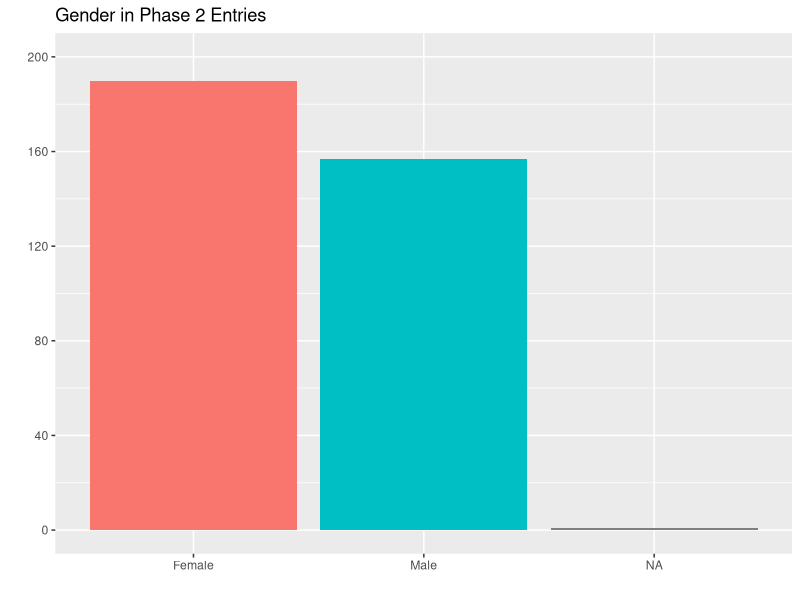
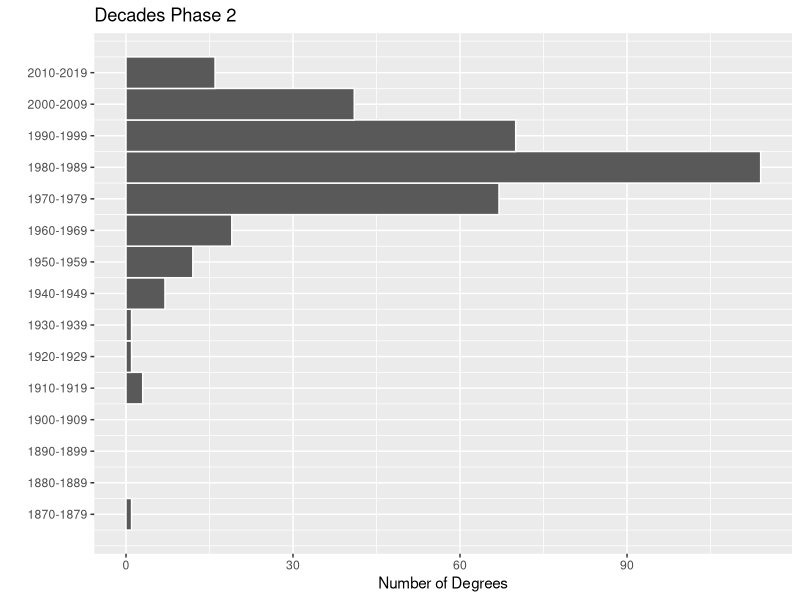
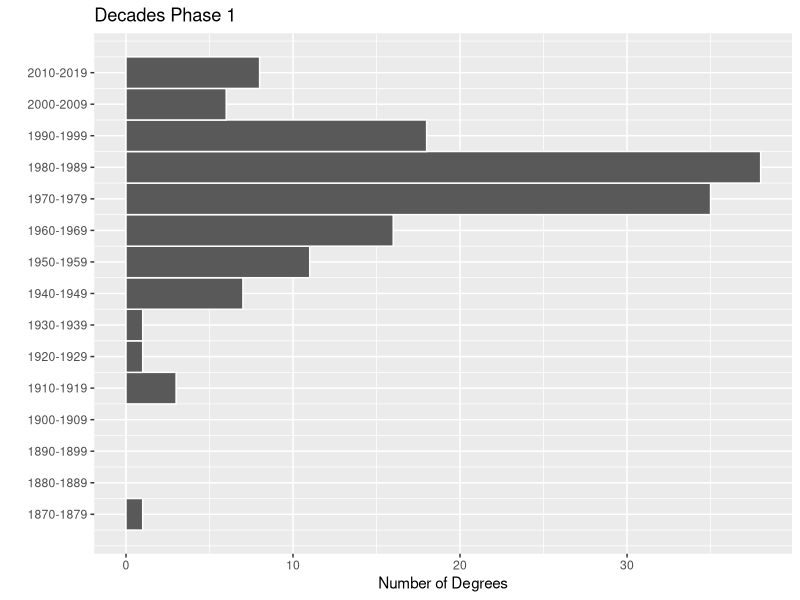
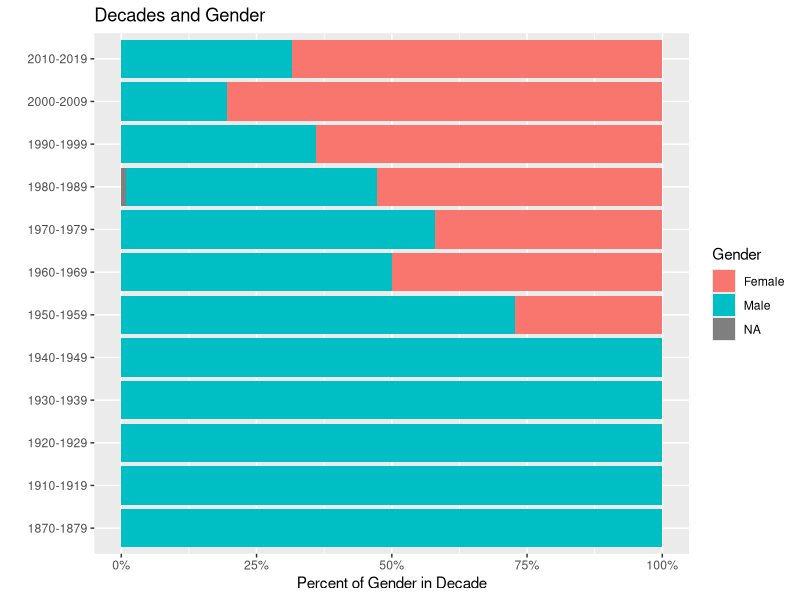
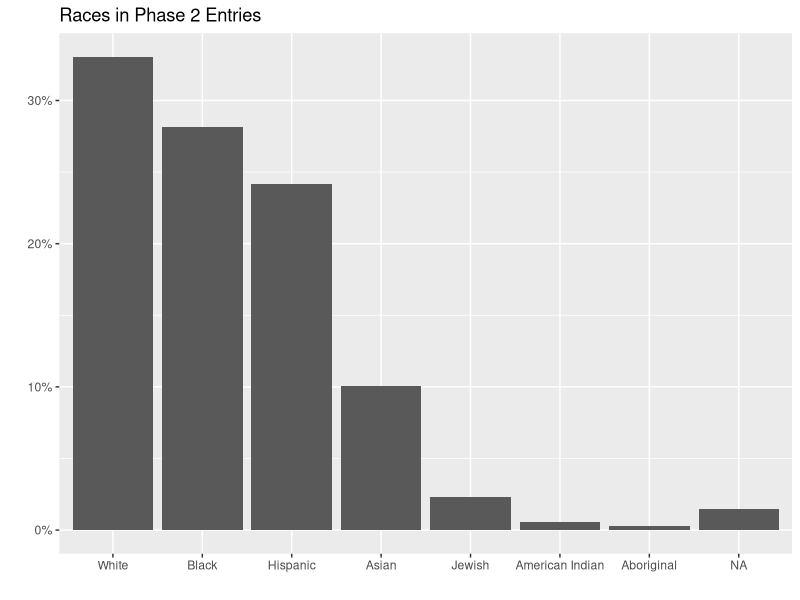
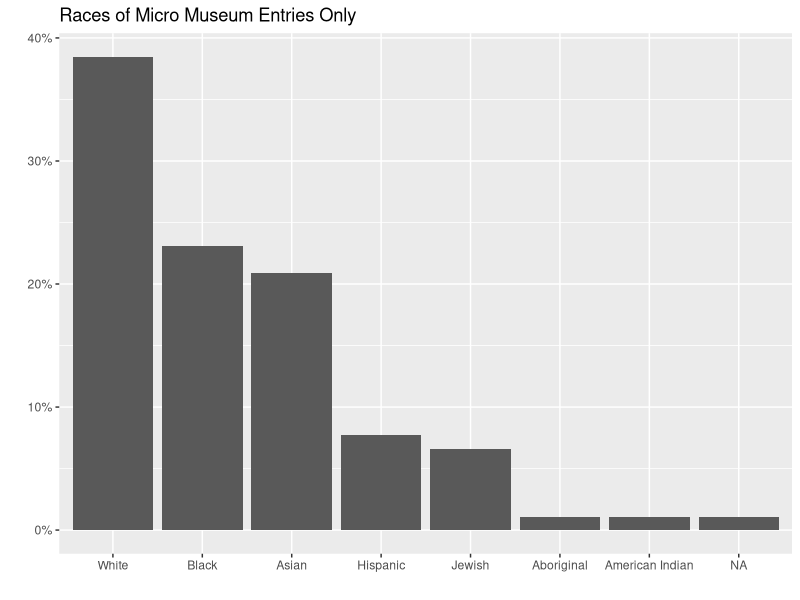
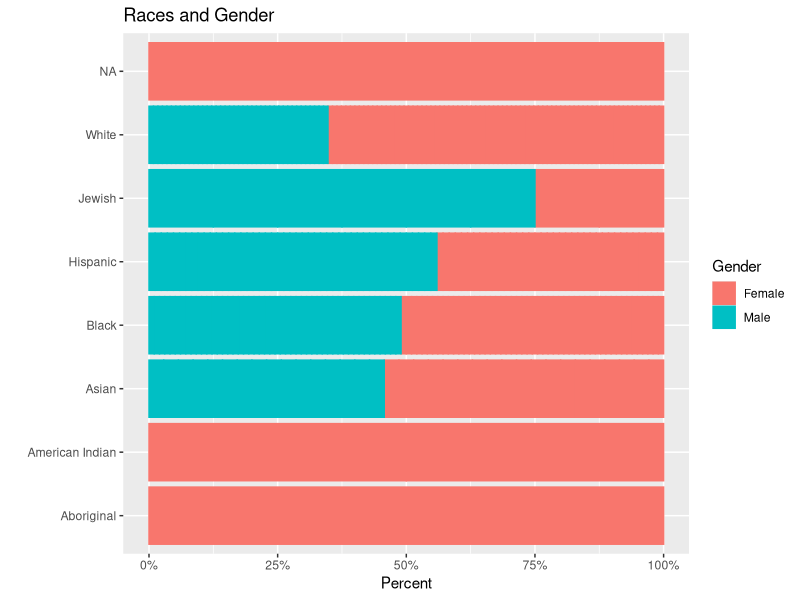
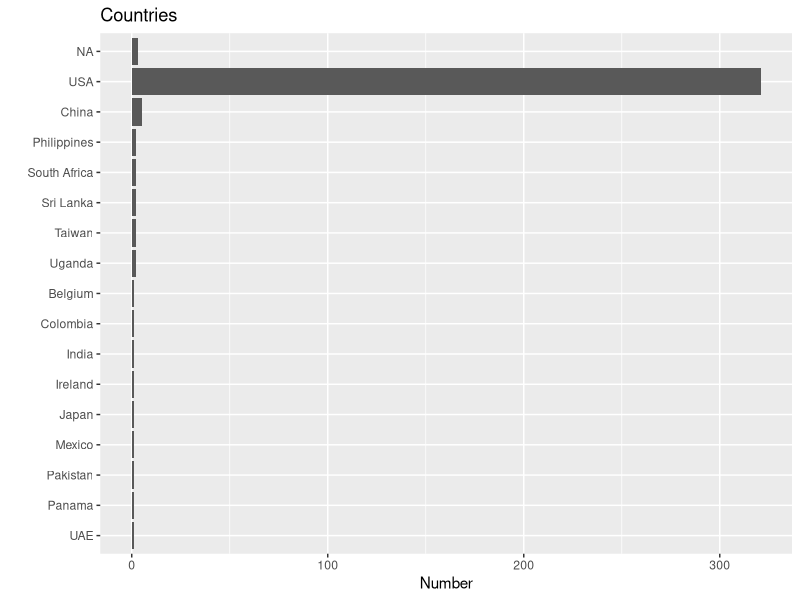

Here is the R script that generated these plots, in order:
## ---- chunk 1
knitr::opts_chunk$set(echo = FALSE)
library(tidyverse)
## ---- chunk 2
x <- read_csv("phase1b_airtable.csv", col_types = cols()) %>% 
  rename(name = `Name (Last, First)`, 
         degree = `HLS Degree(s)`,
         year = `Grad Date(s)`,
         category = `Position / Role`, 
         race = `Race`, 
         gender = `Gender`, 
         party = `Party`, 
         country = `Country`) %>% 
  select(name, degree, year, category, race, gender, party, country) %>% 
  drop_na(name)

y <- read_csv("phase1_airtable.csv", col_types = cols()) %>% 
  rename(name = `Name (Last, First)`, 
         degree = `HLS Degree(s)`,
         year = `Grad Date(s)`,
         category = `Position / Role`, 
         race = `Race`, 
         gender = `Gender`, 
         party = `Party`, 
         country = `Country`) %>% 
  select(name, degree, year, category, race, gender, party, country) %>% 
  drop_na(name)
## ---- chunk 3
x %>% 
  ggplot(aes(gender, fill = gender)) +
  geom_bar() +
  scale_y_continuous(breaks = seq(0, 200, 40), limits = c(0, 200)) +
  scale_fill_manual(limits = c("Male", "Female"), values = c("#00BFC4", "#F8766D")) +
  labs(title = "Gender in Phase 2 Entries", 
       x = "",
       y = "") +
  theme(legend.position = "none")
## ---- chunk 4
x %>% 
  separate_rows(year, sep = "\\s*/\\s*") %>% 
  mutate(year = str_replace_all(year, "[^0-9].*", "")) %>% 
  mutate(year = as.numeric(year)) %>% 
  ggplot(aes(y = year)) +
  geom_histogram(boundary = 1950, binwidth = 10, color = "white") +
  scale_y_continuous(breaks = seq(1875, 2015, 10),
                     labels = c("1870-1879", "1880-1889", "1890-1899", "1900-1909",
                                "1910-1919","1920-1929", "1930-1939", "1940-1949",
                                "1950-1959","1960-1969", "1970-1979", "1980-1989",
                                "1990-1999", "2000-2009", "2010-2019")) +
  labs(title = "Decades Phase 2",
       x = "Number of Degrees",
       y = "")

y %>% 
  separate_rows(year, sep = "\\s*/\\s*") %>% 
  mutate(year = str_replace_all(year, "[^0-9].*", "")) %>% 
  mutate(year = as.numeric(year)) %>% 
  ggplot(aes(y = year)) +
  geom_histogram(boundary = 1950, binwidth = 10, color = "white") +
  scale_y_continuous(breaks = seq(1875, 2015, 10),
                     labels = c("1870-1879", "1880-1889", "1890-1899", "1900-1909",
                                "1910-1919","1920-1929", "1930-1939", "1940-1949",
                                "1950-1959","1960-1969", "1970-1979", "1980-1989",
                                "1990-1999", "2000-2009", "2010-2019")) +
  labs(title = "Decades Phase 1",
       x = "Number of Degrees",
       y = "")
## ---- chunk 5
x %>%
  separate_rows(year, sep = "\\s*/\\s*") %>%
    mutate(year = str_replace_all(year, "[^0-9].*", "")) %>% 
  mutate(year = as.numeric(year)) %>%
  drop_na(year) %>% 
  mutate(decade = case_when(year >= 2010 & year <= 2019 ~ "2010-2019",
                            year >= 2000 & year <= 2009 ~ "2000-2009",
                            year >= 1990 & year <= 1999 ~ "1990-1999",
                            year >= 1980 & year <= 1989 ~ "1980-1989",
                            year >= 1970 & year <= 1979 ~ "1970-1979",
                            year >= 1960 & year <= 1969 ~ "1960-1969",
                            year >= 1950 & year <= 1969 ~ "1950-1959",
                            year >= 1940 & year <= 1949 ~ "1940-1949",
                            year >= 1930 & year <= 1939 ~ "1930-1939",
                            year >= 1920 & year <= 1929 ~ "1920-1929",
                            year >= 1910 & year <= 1919 ~ "1910-1919",
                            year >= 1870 & year <= 1879 ~ "1870-1879")) %>% 
  group_by(decade) %>% 
  mutate(total_in_decade = n()) %>% 
  mutate(percent_of_decade = 1 / total_in_decade) %>% 
  ggplot(aes(y = decade, x = percent_of_decade,  fill = gender, color =)) +
  geom_col() +
  scale_x_continuous(labels = scales::percent_format()) +
  labs(title = "Decades and Gender", 
       x = "Percent of Gender in Decade", 
       y = "", 
       fill = "Gender", 
       color = "Gender")
## ---- chunk 6
x %>% 
  mutate(race = case_when(str_detect(race, "Jewish") == TRUE ~ "Jewish",
                          str_detect(race, "Aboriginal") == TRUE ~ "Aboriginal",
                          str_detect(race, "Black") == TRUE ~ "Black",
                          str_detect(race, "Hispanic") == TRUE ~ "Hispanic",
                          str_detect(race, "Asian") == TRUE ~ "Asian",
                          str_detect(race, "American Indian") == TRUE ~ "American Indian",
                          str_detect(race, "White") == TRUE ~ "White")) %>%
  ggplot(aes(fct_infreq(race))) +
  geom_bar(aes(y = after_stat(count / sum(count)))) +
  labs(title = "Races in Phase 2 Entries",
       x = "",
       y = "") +
  scale_y_continuous(labels = scales::percent_format())

y %>% 
  mutate(race = case_when(str_detect(race, "Jewish") == TRUE ~ "Jewish",
                          str_detect(race, "Aboriginal") == TRUE ~ "Aboriginal",
                          str_detect(race, "Black") == TRUE ~ "Black", 
                          str_detect(race, "Hispanic") == TRUE ~ "Hispanic",
                          str_detect(race, "Asian") == TRUE ~ "Asian",
                          str_detect(race, "American Indian") == TRUE ~ "American Indian",
                          str_detect(race, "White") == TRUE ~ "White")) %>% 
  slice(1:91) %>%
  ggplot(aes(fct_infreq(race))) +
  geom_bar(aes(y = after_stat(count / sum(count)))) +
  labs(title = "Races of Micro Museum Entries Only",
       x = "",
       y = "") +
  scale_y_continuous(labels = scales::percent_format())
## ---- chunk 7
x %>% 
  drop_na(race) %>% 
  mutate(race = case_when(str_detect(race, "Jewish") == TRUE ~ "Jewish",
                          str_detect(race, "Aboriginal") == TRUE ~ "Aboriginal",
                          str_detect(race, "Black") == TRUE ~ "Black", 
                          str_detect(race, "White") == TRUE ~ "White",
                          str_detect(race, "Hispanic") == TRUE ~ "Hispanic",
                          str_detect(race, "Asian") == TRUE ~ "Asian",
                          str_detect(race, "American Indian") == TRUE ~ "American Indian")) %>% 
  group_by(race) %>% 
  mutate(total_in_race = n()) %>% 
  mutate(percent_of_race = 1 / total_in_race) %>% 
  mutate(test_sum = sum(percent_of_race)) %>% 
  ggplot(aes(x = percent_of_race, y = race, fill = gender, color = gender)) +
  geom_col() +
  scale_x_continuous(labels = scales::percent_format()) +
  labs(title = "Races and Gender", 
       x = "Percent", 
       y = "",
       fill = "Gender",
       color = "Gender")
## ---- chunk 8
x %>% 
  mutate(country = str_replace_all(country, ",.*", "")) %>% 
  ggplot(aes(y = fct_rev(fct_infreq(country)))) +
  geom_bar() +
  labs(title = "Countries", 
       x = "Number",
       y = "")
## ---- chunk 9
x %>% 
  separate_rows(party, sep = "\\s*,\\s*") %>% 
  mutate(party = str_replace_all(party, "Independent", "Independent (Irish)")) %>% 
  drop_na(party) %>% 
  ggplot(aes(y = party)) +
  geom_bar() +
  scale_y_discrete(limits = rev(c("D", "R", "I", "L", "Green", "Democratic Progressive Party",
                              "Independent (Irish)", "Kuomintang", "National Democratic Party of Tibet", 
                              "Popular Democratic", "Reform")),
                   labels = rev(c("Democrat", "Republican", "Independent", "Libretarian", 
                              "Green", "Democratic Progressive Party", "Independent (Irish)",
                              "Kuomintang", "National Democratic Party of Tibet", 
                              "Popular Democratic", "Reform"))) +
  labs(title = "Parties", 
       x = "Number", 
       y = "")
## ---- chunk 10
x %>% 
  separate_rows(party, sep = "\\s*,\\s*") %>% 
  drop_na(party) %>% 
  mutate(party = str_replace_all(party, "Independent", "Independent (Irish)")) %>%
  filter(party %in% c("D", "R", "I", "L")) %>% 
  group_by(party) %>% 
  mutate(total_in_party = n()) %>% 
  mutate(percent_of_party = 1 / total_in_party) %>% 
  ggplot(aes(percent_of_party, party, fill = gender, color = gender)) +
  geom_col() +
  scale_y_discrete(labels = c("Democrat", "Independent", "Libretarian", "Republican")) +
  scale_x_continuous(labels = scales::percent_format()) +
  labs(title = "Parties and Gender",
       x = "Percent", 
       y = "", 
       fill = "Gender",
       color = "Gender")
## ---- chunk 11
x %>% 
   mutate(race = case_when(str_detect(race, "Jewish") == TRUE ~ "Jewish",
                          str_detect(race, "Aboriginal") == TRUE ~ "Aboriginal",
                          str_detect(race, "Black") == TRUE ~ "Black", 
                          str_detect(race, "White") == TRUE ~ "White",
                          str_detect(race, "Hispanic") == TRUE ~ "Hispanic",
                          str_detect(race, "Asian") == TRUE ~ "Asian",
                          str_detect(race, "American Indian") == TRUE ~ "American Indian")) %>% 
  filter(race %in% c("Jewish", "Black", "White", "Hispanic", "Asian")) %>% 
  mutate(race = factor(race,
                       levels = c("Black", "Asian", "Hispanic", "Jewish", "White"))) %>% 
  separate_rows(party, sep = "\\s*,\\s*") %>% 
  drop_na(party) %>% 
  mutate(party = str_replace_all(party, "Independent", "Independent (Irish)")) %>%
  filter(party %in% c("D", "R", "I", "L")) %>% 
  group_by(party) %>% 
  mutate(total_in_party = n()) %>% 
  mutate(percent_of_party = 1 / total_in_party) %>% 
  ggplot(aes(percent_of_party, party, fill = race, color = race)) +
  geom_col() +
  scale_y_discrete(labels = c("Democrat", "Independent", "Libretarian", "Republican")) +
  scale_x_continuous(labels = scales::percent_format()) +
  scale_fill_manual(limits = c("Black", "Asian", "Hispanic", "Jewish", "White"),
                    values = c("black", "yellow2", "sienna", "steelblue3", "wheat")) +
  scale_color_manual(limits = c("Black", "Asian", "Hispanic", "Jewish", "White"),
                    values = c("black", "yellow2", "sienna", "steelblue3", "wheat")) +
  labs(title = "Parties and Race",
       x = "Percent", 
       y = "",
       fill = "Race",
       color = "Race")
## ---- chunk 12
x %>% 
  filter(is.na(category) == FALSE) %>% 
  separate_rows(category, sep = ",") %>% 
  ggplot(aes(y = fct_rev(fct_infreq(category)))) +
  geom_bar() +
  scale_x_continuous(breaks = seq(0, 120, 10)) +
  labs(title = "Roles in Phase 2 Entries", 
       x = "", 
       y = "")
## ---- chunk 13
x %>% 
  separate_rows(category, sep = ",") %>% 
  group_by(category) %>% 
  mutate(total_in_category = n()) %>% 
  filter(total_in_category > 1) %>% 
  mutate(percent_of_category = 1 / total_in_category) %>% 
  filter(is.na(category) == "FALSE") %>% 
  mutate(gender_as_number = if_else(gender == "Male", 1, 0)) %>% 
  mutate(percent_male_in_category = sum(gender_as_number, na.rm = TRUE) / total_in_category) %>% 
  ggplot(aes(percent_of_category, fct_reorder(category, percent_male_in_category), fill = gender, color = gender)) +
  geom_col() +
  geom_vline(xintercept = .5, color = "white") +
  scale_x_continuous(labels = scales::percent_format()) +
  labs(title = "Roles and Gender", 
       x = "Percent", 
       y = "", 
       fill = "Gender",
       color = "Gender")
## ---- chunk 14
x %>% 
  mutate(race = case_when(str_detect(race, "Jewish") == TRUE ~ "Jewish",
                          str_detect(race, "Aboriginal") == TRUE ~ "Aboriginal",
                          str_detect(race, "Black") == TRUE ~ "Black", 
                          str_detect(race, "White") == TRUE ~ "White",
                          str_detect(race, "Hispanic") == TRUE ~ "Hispanic",
                          str_detect(race, "Asian") == TRUE ~ "Asian",
                          str_detect(race, "American Indian") == TRUE ~ "American Indian")) %>% 
  filter(race %in% c("Jewish", "Black", "White", "Hispanic", "Asian")) %>% 
  mutate(race = factor(race,
                       levels = c("Black", "Asian", "Hispanic", "Jewish", "White"))) %>% 
  separate_rows(category, sep = ",") %>% 
  group_by(category) %>% 
  mutate(total_in_category = n()) %>% 
  filter(total_in_category > 1) %>% 
  mutate(percent_of_category = 1 / total_in_category) %>% 
  ggplot(aes(percent_of_category, category, fill = race, color = race)) +
  geom_col() +
  scale_x_continuous(labels = scales::percent_format()) +
  scale_fill_manual(limits = c("Black", "Asian", "Hispanic", "Jewish", "White"),
                    values = c("black", "yellow2", "sienna", "steelblue3", "wheat")) +
  scale_color_manual(limits = c("Black", "Asian", "Hispanic", "Jewish", "White"),
                    values = c("black", "yellow2", "sienna", "steelblue3", "wheat")) +
  labs(title = "Roles and Race", 
       x = "Percent", 
       y = "", 
       fill = "Race", 
       color = "Race")

# x %>%
#   mutate(race = case_when(str_detect(race, "Jewish") == TRUE ~ "Jewish",
#                           str_detect(race, "Aboriginal") == TRUE ~ "Aboriginal",
#                           str_detect(race, "Black") == TRUE ~ "Black",
#                           str_detect(race, "White") == TRUE ~ "White",
#                           str_detect(race, "Hispanic") == TRUE ~ "Hispanic",
#                           str_detect(race, "Asian") == TRUE ~ "Asian",
#                           str_detect(race, "American Indian") == TRUE ~ "American Indian")) %>%
#   filter(race %in% c("Jewish", "Black", "White", "Hispanic", "Asian")) %>%
#   mutate(race = factor(race,
#                        levels = c("Black", "Asian", "Hispanic", "Jewish", "White"))) %>%
#   separate_rows(category, sep = ",") %>%
#   filter(category %in% c("Government", "Corporate / Business", "Judiciary",
#                          "Public Interest Law / Nonprofit Legal Services",
#                          "Academia / Education", "Law Firm")) %>%
#   group_by(race) %>%
#   mutate(total_in_race = n()) %>%
#   filter(total_in_race > 1) %>%
#   mutate(percent_of_race = 1 / total_in_race) %>%
#   ggplot(aes(percent_of_race, race, fill = category, color = category)) +
#   geom_col() +
#   scale_x_continuous(labels = scales::percent_format()) +
#   labs(title = "Race and Roles",
#        x = "Percent",
#        y = "",
#        fill = "Race",
#        color = "Race")
## ---- chunk 15
x %>% 
  filter(is.na(degree) == FALSE) %>% 
  mutate(degree = str_replace_all(degree, ",", " & ")) %>% 
  ggplot(aes(y = fct_rev(fct_infreq(degree)))) +
  geom_bar() +
  scale_x_continuous(breaks = seq(0, 300, 50)) +
  labs(title = "Degrees in Phase 2 Entries", 
       x = "", 
       y = "")
